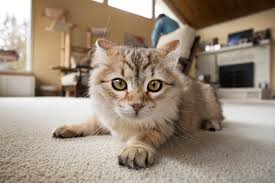
#> input picture cat_1.jpg, 275 x 183 px
$ python dilationimg.py
#> lines starting #> are read from the running program, lines starting #| are printed output that depends on the picture
'''
Created on Apr 28, 2020

@author: thaih
'''
#DILATION CODE:
#Import package
import cv2
from pylab import *
from skimage import io
#Read image
image = cv2.imread("cat_1.jpg")
#> image is the input picture: shape (183, 275, 3); mean B, G, R 123.9, 140.1, 155.8
#Define erosion size
s1 = 0
s2 = 10
s3 = 10
#Define erosion type
t1 = cv2.MORPH_RECT
t2 = cv2.MORPH_CROSS
t3 = cv2.MORPH_ELLIPSE
#Define and save the erosion template
tmp1 = cv2.getStructuringElement(t1, (2*s1 + 1, 2*s1+1), (s1, s1))
tmp2= cv2.getStructuringElement(t2, (2*s2 + 1, 2*s2+1), (s2, s2))
tmp3 = cv2.getStructuringElement(t3, (2*s3 + 1, 2*s3+1), (s3, s3))
#Apply the erosion template to the image and save in different variables
final1 = cv2.erode(image, tmp1)
final2 = cv2.erode(image, tmp2)
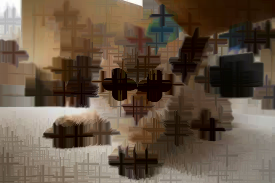
#> final2: shape (183, 275, 3); mean B, G, R 68.9, 85.3, 101.7
final3 = cv2.erode(image, tmp3)
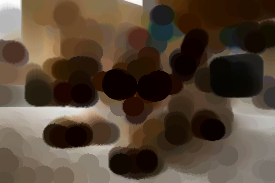
#> final3: shape (183, 275, 3); mean B, G, R 54.9, 70, 85.8
#Show all the images with different erosions
figure(0)
io.imshow(final1)
figure(1)
io.imshow(final2)
figure(2)
io.imshow(final3)
io.show()

$ run again, with face1.jpg copied over cat_1.jpg
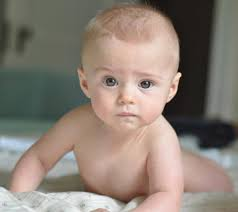
#> input picture face1.jpg, 238 x 212 px
#> image is the input picture: shape (212, 238, 3); mean B, G, R 116.8, 127.1, 138.7
#> `final2 = cv2.erode(image, tmp2)`:
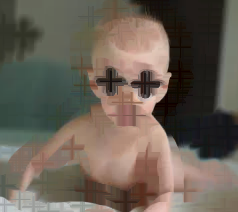
#> final2: shape (212, 238, 3); mean B, G, R 84.2, 95.3, 105.2
#> `final3 = cv2.erode(image, tmp3)`:
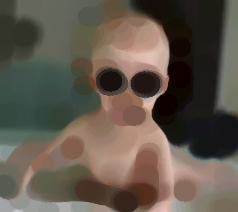
#> final3: shape (212, 238, 3); mean B, G, R 75.7, 86.8, 96.4

$ run again, with multifaces.jpg copied over cat_1.jpg
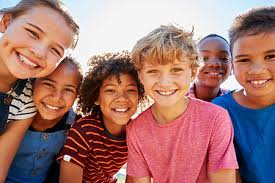
#> input picture multifaces.jpg, 275 x 183 px
#> image is the input picture: shape (183, 275, 3); mean B, G, R 115.1, 118.4, 162.5
#> `final2 = cv2.erode(image, tmp2)`:
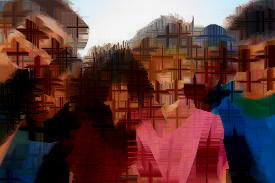
#> final2: shape (183, 275, 3); mean B, G, R 56, 58.2, 93.9
#> `final3 = cv2.erode(image, tmp3)`:
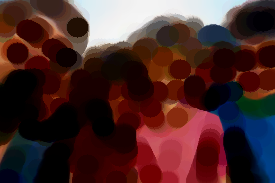
#> final3: shape (183, 275, 3); mean B, G, R 41, 41.3, 72.9
